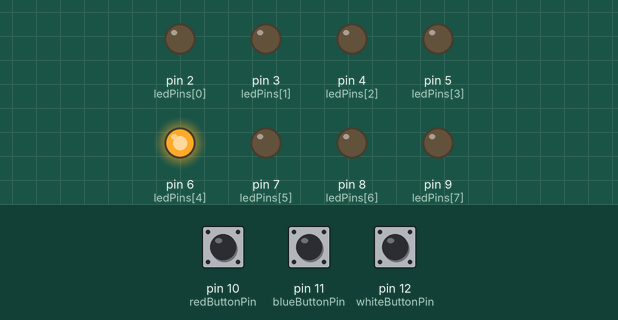
The sketch below on a simulated Arduino Uno, built with avr-gcc and run on an emulated ATmega328P. Parts: output pins drawn as LEDs (lit = HIGH). Dashed ring = blinking. Inputs (shaded band) come from the test bench; at power-on: pin 10 (redButtonPin) HIGH, pin 11 (blueButtonPin) HIGH, pin 12 (whiteButtonPin) HIGH.

Above: at 1.2 s.
1.3 s: pin 10 (redButtonPin) pulled LOW for 0.15 s
At 1.3 s:
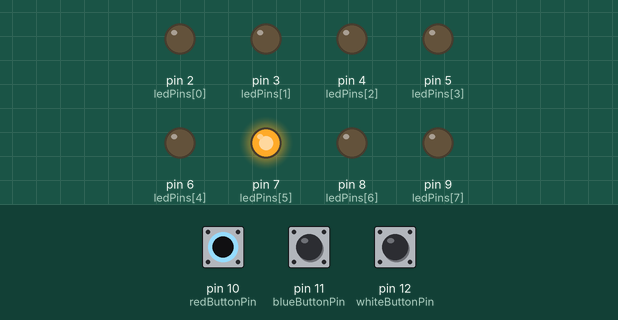
4.4 s: pin 11 (blueButtonPin) pulled LOW for 0.15 s
At 4.94 s:
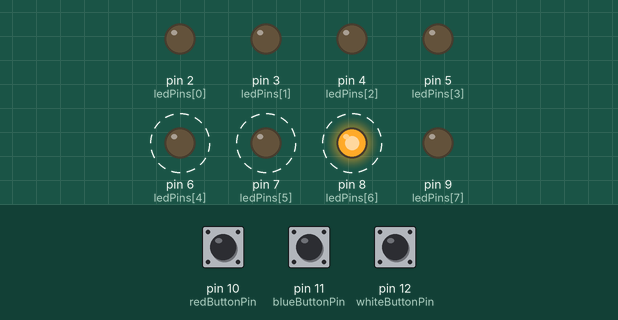
7.4 s: pin 12 (whiteButtonPin) pulled LOW for 0.15 s
At 8.2 s:
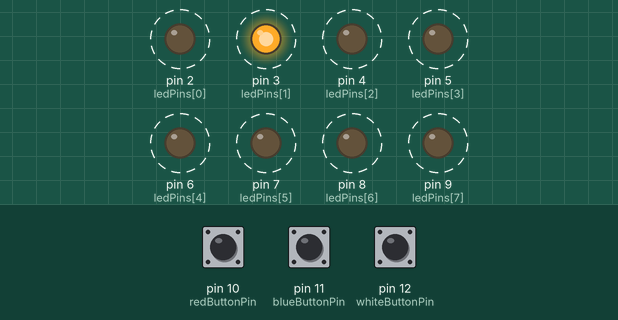
Timing chart, 0 to 16.4 s (numbered marks = the images above; inputs shaded):
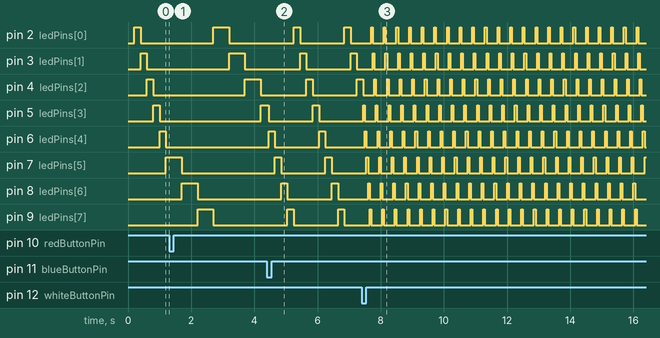

The sketch:

SecuenciadorLEDArduino.ino
```cpp
// --- Definición de Pines ---
const int ledPins[] = {2, 3, 4, 5, 6, 7, 8, 9}; // Pines para los 8 LEDs
const int numLeds = 8;                         // Número total de LEDs

const int redButtonPin = 10;   // Pin para el botón ROJO (lento)
const int blueButtonPin = 11;  // Pin para el botón AZUL (medio)
const int whiteButtonPin = 12; // Pin para el botón BLANCO (rápido)

// --- Definición de Velocidades (tiempo de pausa en milisegundos) ---
const int delaySlow = 500;    // Velocidad lenta
const int delayMedium = 200;  // Velocidad media
const int delayFast = 50;     // Velocidad rápida

// --- Variables Globales ---
int currentDelay = delayMedium; // Velocidad actual, empieza en media
int ledIndex = 0;               // Índice del LED actual que debe encenderse
unsigned long lastUpdateTime = 0; // Variable para temporización no bloqueante (millis())

// Variables para detectar el estado del botón (evitar cambios múltiples si se mantiene presionado)
int lastRedButtonState = HIGH;
int lastBlueButtonState = HIGH;
int lastWhiteButtonState = HIGH;

void setup() {
  // Configurar los pines de los LEDs como SALIDA (OUTPUT)
  for (int i = 0; i < numLeds; i++) {
    pinMode(ledPins[i], OUTPUT);
    digitalWrite(ledPins[i], LOW); // Asegurarse que todos empiecen apagados
  }

  // Configurar los pines de los botones como ENTRADA con PULLUP interno
  // El pin leerá HIGH cuando no esté presionado y LOW cuando sí lo esté.
  pinMode(redButtonPin, INPUT_PULLUP);
  pinMode(blueButtonPin, INPUT_PULLUP);
  pinMode(whiteButtonPin, INPUT_PULLUP);

  // Opcional: Iniciar comunicación serial para depuración
  // Serial.begin(9600);
  // Serial.println("Sistema iniciado. Velocidad media por defecto.");
}

void loop() {
  // --- Leer el estado actual de los botones ---
  int redState = digitalRead(redButtonPin);
  int blueState = digitalRead(blueButtonPin);
  int whiteState = digitalRead(whiteButtonPin);

  // --- Comprobar si se ha presionado un botón (flanco descendente: de HIGH a LOW) ---
  // Botón Rojo (Lento)
  if (redState == LOW && lastRedButtonState == HIGH) {
    currentDelay = delaySlow;
    // Serial.println("Velocidad cambiada a LENTA");
    delay(50); // Pequeña pausa para debounce (anti-rebote) básico
  }
  // Botón Azul (Medio)
  if (blueState == LOW && lastBlueButtonState == HIGH) {
    currentDelay = delayMedium;
    // Serial.println("Velocidad cambiada a MEDIA");
    delay(50); // Pequeña pausa para debounce
  }
  // Botón Blanco (Rápido)
  if (whiteState == LOW && lastWhiteButtonState == HIGH) {
    currentDelay = delayFast;
    // Serial.println("Velocidad cambiada a RAPIDA");
    delay(50); // Pequeña pausa para debounce
  }

  // Actualizar el último estado conocido de los botones para la próxima iteración
  lastRedButtonState = redState;
  lastBlueButtonState = blueState;
  lastWhiteButtonState = whiteState;


  // --- Actualizar el efecto de luz corrediza usando millis() ---
  // Esto permite que el programa siga leyendo los botones mientras los LEDs "corren"
  unsigned long currentTime = millis();
  if (currentTime - lastUpdateTime >= currentDelay) {
    // Es hora de mover la luz al siguiente LED

    // 1. Apagar todos los LEDs (más simple que apagar solo el anterior)
    for (int i = 0; i < numLeds; i++) {
      digitalWrite(ledPins[i], LOW);
    }

    // 2. Encender el LED actual
    digitalWrite(ledPins[ledIndex], HIGH);

    // 3. Actualizar el tiempo de la última actualización
    lastUpdateTime = currentTime;

    // 4. Incrementar el índice para el siguiente LED, volviendo a 0 si llega al final
    ledIndex++;
    if (ledIndex >= numLeds) {
      ledIndex = 0; // Volver al inicio
    }
    // Alternativa más concisa usando módulo: ledIndex = (ledIndex + 1) % numLeds;
  }
}
```

Measured:
- after the input at 1.3 s, pin 6 (ledPins[4]): stays LOW (without the input it goes to HIGH after 1.3 s)
- after the input at 4.4 s, pin 4 (ledPins[2]): LOW → HIGH after 1.2 s, → LOW 0.20 s later, → HIGH 1.4 s later; pin 5 (ledPins[3]): HIGH → LOW after 0.05 s instead of 0.30 s
- after the input at 7.4 s, pin 2 (ledPins[0]): alternates HIGH for 0.05 s and LOW for 0.35 s, starting after 0.30 s; pin 3 (ledPins[1]): alternates HIGH for 0.05 s and LOW for 0.35 s, starting after 0.35 s
